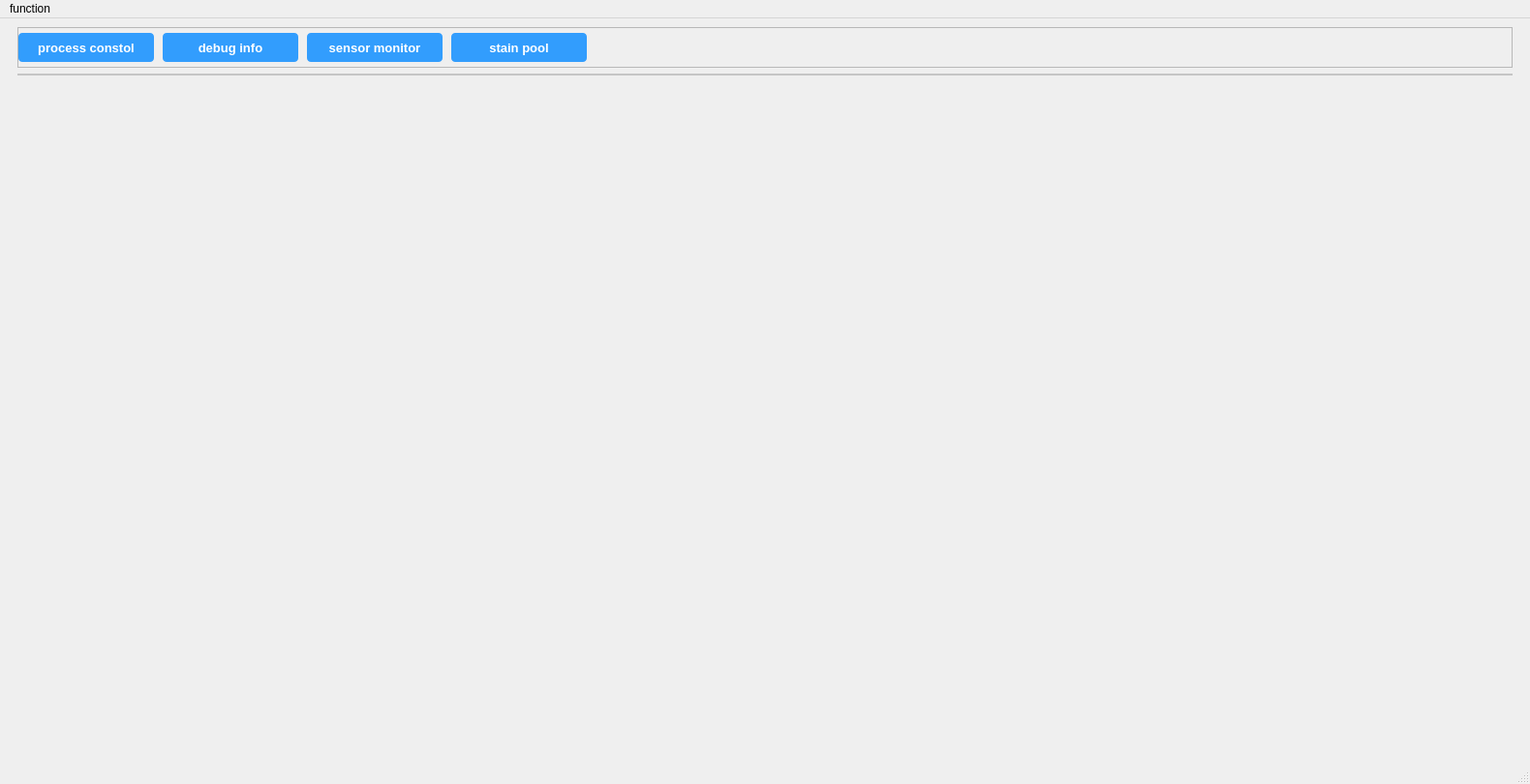
<?xml version="1.0" encoding="UTF-8"?>
<ui version="4.0">
 <class>MainWindow</class>
 <widget class="QMainWindow" name="MainWindow">
  <property name="geometry">
   <rect>
    <x>0</x>
    <y>0</y>
    <width>1580</width>
    <height>810</height>
   </rect>
  </property>
  <property name="minimumSize">
   <size>
    <width>1580</width>
    <height>810</height>
   </size>
  </property>
  <property name="windowTitle">
   <string>RtBloodSmear</string>
  </property>
  <widget class="QWidget" name="centralwidget">
   <layout class="QVBoxLayout" name="verticalLayout">
    <item>
     <widget class="QWidget" name="widget" native="true">
      <property name="minimumSize">
       <size>
        <width>0</width>
        <height>50</height>
       </size>
      </property>
      <layout class="QVBoxLayout" name="verticalLayout_2">
       <property name="leftMargin">
        <number>9</number>
       </property>
       <property name="topMargin">
        <number>0</number>
       </property>
       <property name="rightMargin">
        <number>9</number>
       </property>
       <property name="bottomMargin">
        <number>0</number>
       </property>
       <item>
        <widget class="QFrame" name="frame">
         <property name="frameShape">
          <enum>QFrame::StyledPanel</enum>
         </property>
         <property name="frameShadow">
          <enum>QFrame::Raised</enum>
         </property>
         <layout class="QHBoxLayout" name="horizontalLayout">
          <property name="spacing">
           <number>9</number>
          </property>
          <property name="leftMargin">
           <number>0</number>
          </property>
          <property name="topMargin">
           <number>0</number>
          </property>
          <property name="rightMargin">
           <number>6</number>
          </property>
          <property name="bottomMargin">
           <number>0</number>
          </property>
          <item>
           <widget class="QPushButton" name="pushButton_process">
            <property name="sizePolicy">
             <sizepolicy hsizetype="Fixed" vsizetype="Fixed">
              <horstretch>0</horstretch>
              <verstretch>0</verstretch>
             </sizepolicy>
            </property>
            <property name="minimumSize">
             <size>
              <width>140</width>
              <height>30</height>
             </size>
            </property>
            <property name="maximumSize">
             <size>
              <width>150</width>
              <height>16777215</height>
             </size>
            </property>
            <property name="font">
             <font>
              <pointsize>10</pointsize>
              <bold>true</bold>
             </font>
            </property>
            <property name="styleSheet">
             <string notr="true">QPushButton{border-radius: 4px;background-color: rgb(50, 157, 253);color: white;}QPushButton:hover{background-color: rgb(29, 148, 255);}QPushButton:pressed{background-color: rgb(10, 139, 255);}QPushButton:disabled{background-color: lightgray;}</string>
            </property>
            <property name="text">
             <string>process constol</string>
            </property>
           </widget>
          </item>
          <item>
           <widget class="QPushButton" name="pushButton_debug">
            <property name="sizePolicy">
             <sizepolicy hsizetype="Fixed" vsizetype="Fixed">
              <horstretch>0</horstretch>
              <verstretch>0</verstretch>
             </sizepolicy>
            </property>
            <property name="minimumSize">
             <size>
              <width>140</width>
              <height>30</height>
             </size>
            </property>
            <property name="maximumSize">
             <size>
              <width>150</width>
              <height>16777215</height>
             </size>
            </property>
            <property name="font">
             <font>
              <pointsize>10</pointsize>
              <bold>true</bold>
             </font>
            </property>
            <property name="styleSheet">
             <string notr="true">QPushButton{border-radius: 4px;background-color: rgb(50, 157, 253);color: white;}QPushButton:hover{background-color: rgb(29, 148, 255);}QPushButton:pressed{background-color: rgb(10, 139, 255);}QPushButton:disabled{background-color: lightgray;}</string>
            </property>
            <property name="text">
             <string>debug info</string>
            </property>
           </widget>
          </item>
          <item>
           <widget class="QPushButton" name="pushButton_sensor">
            <property name="sizePolicy">
             <sizepolicy hsizetype="Fixed" vsizetype="Fixed">
              <horstretch>0</horstretch>
              <verstretch>0</verstretch>
             </sizepolicy>
            </property>
            <property name="minimumSize">
             <size>
              <width>140</width>
              <height>30</height>
             </size>
            </property>
            <property name="maximumSize">
             <size>
              <width>150</width>
              <height>16777215</height>
             </size>
            </property>
            <property name="font">
             <font>
              <pointsize>10</pointsize>
              <bold>true</bold>
             </font>
            </property>
            <property name="styleSheet">
             <string notr="true">QPushButton{border-radius: 4px;background-color: rgb(50, 157, 253);color: white;}QPushButton:hover{background-color: rgb(29, 148, 255);}QPushButton:pressed{background-color: rgb(10, 139, 255);}QPushButton:disabled{background-color: lightgray;}</string>
            </property>
            <property name="text">
             <string>sensor monitor</string>
            </property>
           </widget>
          </item>
          <item>
           <widget class="QPushButton" name="pushButton_stainpool">
            <property name="sizePolicy">
             <sizepolicy hsizetype="Fixed" vsizetype="Fixed">
              <horstretch>0</horstretch>
              <verstretch>0</verstretch>
             </sizepolicy>
            </property>
            <property name="minimumSize">
             <size>
              <width>140</width>
              <height>30</height>
             </size>
            </property>
            <property name="maximumSize">
             <size>
              <width>150</width>
              <height>16777215</height>
             </size>
            </property>
            <property name="font">
             <font>
              <pointsize>10</pointsize>
              <bold>true</bold>
             </font>
            </property>
            <property name="styleSheet">
             <string notr="true">QPushButton{border-radius: 4px;background-color: rgb(50, 157, 253);color: white;}QPushButton:hover{background-color: rgb(29, 148, 255);}QPushButton:pressed{background-color: rgb(10, 139, 255);}QPushButton:disabled{background-color: lightgray;}</string>
            </property>
            <property name="text">
             <string>stain pool</string>
            </property>
           </widget>
          </item>
          <item>
           <spacer name="horizontalSpacer">
            <property name="orientation">
             <enum>Qt::Horizontal</enum>
            </property>
            <property name="sizeHint" stdset="0">
             <size>
              <width>951</width>
              <height>20</height>
             </size>
            </property>
           </spacer>
          </item>
         </layout>
        </widget>
       </item>
       <item>
        <widget class="QLabel" name="label">
         <property name="sizePolicy">
          <sizepolicy hsizetype="Preferred" vsizetype="Fixed">
           <horstretch>0</horstretch>
           <verstretch>0</verstretch>
          </sizepolicy>
         </property>
         <property name="minimumSize">
          <size>
           <width>0</width>
           <height>2</height>
          </size>
         </property>
         <property name="maximumSize">
          <size>
           <width>16777215</width>
           <height>2</height>
          </size>
         </property>
         <property name="styleSheet">
          <string notr="true">background-color: rgb(197, 197, 197);</string>
         </property>
         <property name="text">
          <string/>
         </property>
        </widget>
       </item>
      </layout>
     </widget>
    </item>
    <item>
     <widget class="QStackedWidget" name="stackedWidget">
      <widget class="DeviceSettingPage" name="page_device"/>
      <widget class="SensorCheckPage" name="page_sensor"/>
      <widget class="DebugRecordPage" name="page_debug"/>
      <widget class="StainPoolPage" name="page_stain"/>
     </widget>
    </item>
   </layout>
  </widget>
  <widget class="QStatusBar" name="statusBar"/>
  <widget class="QMenuBar" name="menuBar">
   <property name="geometry">
    <rect>
     <x>0</x>
     <y>0</y>
     <width>1580</width>
     <height>30</height>
    </rect>
   </property>
   <widget class="QMenu" name="menu_function">
    <property name="title">
     <string>function</string>
    </property>
    <addaction name="action_debug"/>
    <addaction name="action_process"/>
    <addaction name="action_information"/>
   </widget>
   <addaction name="menu_function"/>
  </widget>
  <action name="action_debug">
   <property name="text">
    <string>debug record</string>
   </property>
   <property name="shortcut">
    <string>Ctrl+L</string>
   </property>
  </action>
  <action name="action_process">
   <property name="text">
    <string>process</string>
   </property>
   <property name="shortcut">
    <string>Ctrl+P</string>
   </property>
  </action>
  <action name="action_information">
   <property name="text">
    <string>information</string>
   </property>
  </action>
 </widget>
 <customwidgets>
  <customwidget>
   <class>DeviceSettingPage</class>
   <extends>QWidget</extends>
   <header>views/device_setting_page.h</header>
   <container>1</container>
  </customwidget>
  <customwidget>
   <class>DebugRecordPage</class>
   <extends>QWidget</extends>
   <header>views/debug_record_page.h</header>
   <container>1</container>
  </customwidget>
  <customwidget>
   <class>SensorCheckPage</class>
   <extends>QWidget</extends>
   <header>views/sensor_check_page.h</header>
   <container>1</container>
  </customwidget>
  <customwidget>
   <class>StainPoolPage</class>
   <extends>QWidget</extends>
   <header>views/stain_pool_page.h</header>
   <container>1</container>
  </customwidget>
 </customwidgets>
 <resources/>
 <connections/>
</ui>
